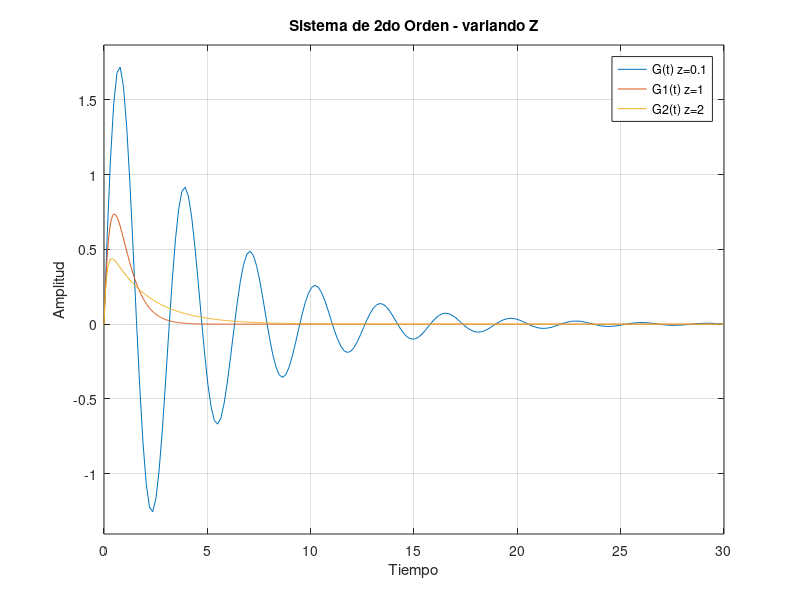
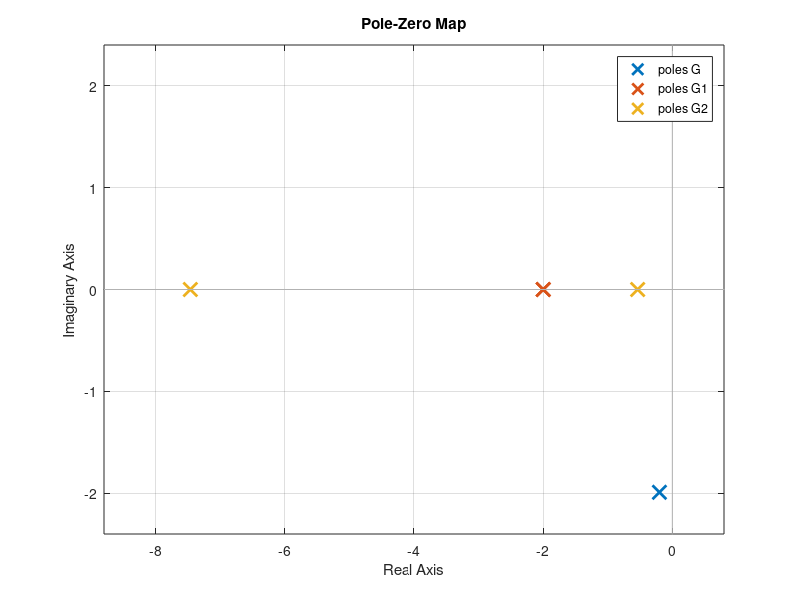

MATLAB code to generate these figures, in order:
%% Ejercicio 7 - SSO Impulso
hold on;                        % graficar +1 graficas en el mismo pop-up

wn = 2;
z = 0.1;                        % SUBAMORTIGUADO

num = [wn^2];
den = [1 (2*z*wn) wn^2];
G = tf(num, den)                % FT
    % oscila, con exponencial negativa

%---------------z = 1-----------------------------------------
z = 1;                          % CRITICAMENTE AMORTIGUADO
num = [wn^2];
den = [1 (2*z*wn) wn^2];
G1 = tf(num, den)                
%---------------z = 2----------------------------------------
z = 2;                          % SOBREAMORTIGUADO
num = [wn^2];
den = [1 (2*z*wn) wn^2];
G2 = tf(num, den)                

%-------------Graficando Impulso----------------------------
impulse(G, G1, G2)              % funcion Impulso
    xlabel('Tiempo');
    ylabel('Amplitud');
    title('Sistema de 2do Orden - variando Z');
    legend('G(t) z=0.1', 'G1(t) z=1', 'G2(t) z=2')

hold off;

figure(2);
pzmap(G,G1,G2);                 
    % grafica los polos (complejos conjugados)
    % tenemos 2 pares de complejos conjugados
